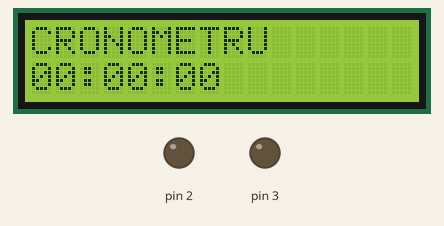
Simulated run of this sketch. Board: Arduino Uno, built with avr-gcc and run on an emulated ATmega328P. Parts: 16×2 character LCD, output pins drawn as LEDs (lit = HIGH).

Above: at 0.1 s.
At 4.1 s:
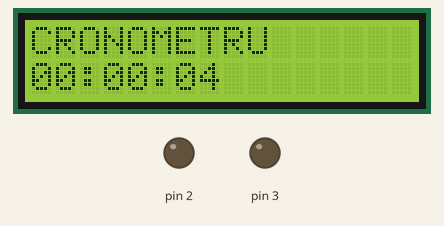
At 9.2 s:
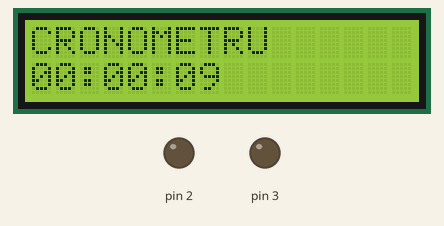
At 19.2 s:
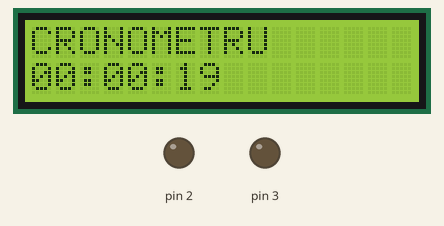
At 28.3 s:
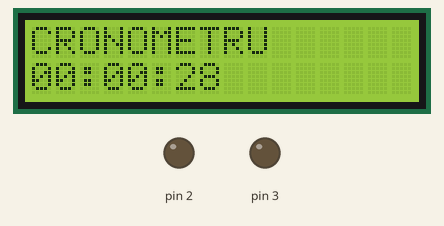
At 38.3 s:
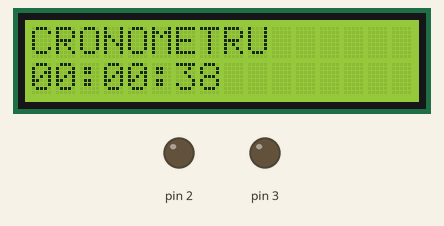

Measured:
- what the display in image 1 shows lasts 1.0 s, from 4.1 s to 5.1 s

The sketch:

cronometru.ino
```cpp
#include <LiquidCrystal.h>

// Pin configuration for the LCD
const byte RS = 11, EN = 12;
const byte DB4 = 4, DB5 = 5, DB6 = 6, DB7 = 7;
LiquidCrystal lcd(RS, EN, DB4, DB5, DB6, DB7);

int running = 0;
int contor = 0;
int secunde = 0;
int minute = 0;
int ore = 0;

void setup()
{
  lcd.begin(16, 2);
  lcd.print("CRONOMETRU");

  // Set pins 2 and 3 as output
  DDRD |= (1 << 2) | (1 << 3);

  // Configure external interrupts
  EICRA |= (1 << ISC11) | (1 << ISC10) | (1 << ISC01) | (1 << ISC00);
  EIMSK |= (1 << INT0) | (1 << INT1);
  EIFR |= (0 << INTF0) | (1 << INTF1);

  // Configure timer 1 for 100 microsecond intervals
  TCCR1A = 0;
  TCCR1B = (1 << WGM12) | (1 << CS11); // CTC mode, prescaler 8
  OCR1A = 200; // 100 microseconds interval (16MHz / 8 / 200 = 1000Hz)
  TIMSK1 |= (1 << OCIE1A);

  // Enable global interrupts
  sei();
}

void loop() {
  lcd.setCursor(0, 1);
  if (ore < 10) {
    lcd.print(0);
    lcd.setCursor(1, 1);
  }
  lcd.print(ore);
  lcd.setCursor(2, 1);
  lcd.print(":");
  lcd.setCursor(3, 1);
  if (minute < 10) {
    lcd.print(0);
    lcd.setCursor(4, 1);
  }
  lcd.print(minute);
  lcd.setCursor(5, 1);
  lcd.print(":");
  lcd.setCursor(6, 1);
  if (secunde < 10) {
    lcd.print(0);
    lcd.setCursor(7, 1);
  }
  lcd.print(secunde);
}

inline void incrementOre() {
  ++ore;
  if (ore >= 24) {
    ore %= 24;
  }
}

inline void incrementMinute() {
  ++minute;
  if (minute >= 60) {
    incrementOre();
    minute %= 60;
  }
}

ISR(TIMER1_COMPA_vect) {
  if (running == 0) {
    ++contor;
    if (contor >= 10000) { // 10000 * 100 microseconds = 1 second
      ++secunde;
      contor = 0;
      if (secunde >= 60) {
        incrementMinute();
        secunde %= 60;
      }
      if (minute >= 60) {
        incrementOre();
      }
      if (ore >= 24) {
        ore = 0;
        minute = 0;
        secunde = 0;
      }
    }
  }
}

ISR(INT0_vect) {
  cli();
  if (running == 0) {
    TCCR1B &= ~(1 << CS11);
    running = 1;
  } else {
    running = 0;
    TCCR1B |= (1 << CS11);
  }
  sei();
}

ISR(INT1_vect) {
  cli();
  ore = 0;
  minute = 0;
  secunde = 0;
  sei();
}
```
